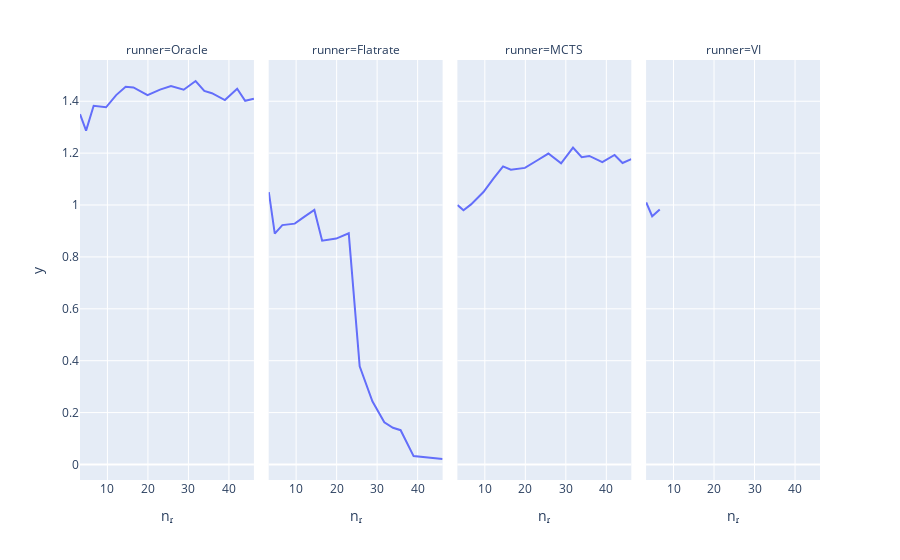

The notebook cell saved with this chart:
### Code cell
px.line(df_requests, x="nᵣ", y=df_requests["u"]/df_requests["n_r"] ,facet_col="runner")

### Figure 1 — Plotly figure (JSON) as saved in the notebook; plotly's stock layout.template omitted (floating-point values rounded to 4 significant figures)
{"data": [{"hovertemplate": "runner=Oracle<br>nᵣ=%{x}<br>y=%{y}<extra></extra>", "legendgroup": "", "line": {"color": "#636efa", "dash": "solid"}, "marker": {"symbol": "circle"}, "mode": "lines", "name": "", "orientation": "v", "showlegend": false, "x": [3.23, 4.73, 6.6, 9.66, 12.16, 14.5, 16.42, 19.9, 22.99, 25.69, 28.83, 31.77, 33.91, 35.8, 39.0, 42.03, 44.0, 46.16], "xaxis": "x", "y": [1.35, 1.287, 1.383, 1.377, 1.424, 1.456, 1.453, 1.424, 1.445, 1.459, 1.444, 1.478, 1.44, 1.431, 1.404, 1.448, 1.402, 1.41], "yaxis": "y", "type": "scatter"}, {"hovertemplate": "runner=Flatrate<br>nᵣ=%{x}<br>y=%{y}<extra></extra>", "legendgroup": "", "line": {"color": "#636efa", "dash": "solid"}, "marker": {"symbol": "circle"}, "mode": "lines", "name": "", "orientation": "v", "showlegend": false, "x": [3.26, 4.73, 6.6, 9.66, 12.16, 14.5, 16.42, 19.9, 22.99, 25.69, 28.83, 31.77, 33.91, 35.8, 39.0, 42.03, 44.0, 46.16], "xaxis": "x2", "y": [1.05, 0.89, 0.9225, 0.9283, 0.9563, 0.981, 0.8625, 0.8706, 0.891, 0.3783, 0.2437, 0.1625, 0.1412, 0.1321, 0.03217, 0.02639, 0.02333, 0.02104], "yaxis": "y2", "type": "scatter"}, {"hovertemplate": "runner=MCTS<br>nᵣ=%{x}<br>y=%{y}<extra></extra>", "legendgroup": "", "line": {"color": "#636efa", "dash": "solid"}, "marker": {"symbol": "circle"}, "mode": "lines", "name": "", "orientation": "v", "showlegend": false, "x": [3.26, 4.73, 6.6, 9.66, 12.16, 14.5, 16.42, 19.9, 22.99, 25.69, 28.83, 31.77, 33.91, 35.8, 39.0, 42.03, 44.0, 46.16], "xaxis": "x3", "y": [1.0, 0.98, 1.002, 1.05, 1.103, 1.149, 1.136, 1.143, 1.172, 1.198, 1.161, 1.221, 1.184, 1.189, 1.166, 1.193, 1.162, 1.177], "yaxis": "y3", "type": "scatter"}, {"hovertemplate": "runner=VI<br>nᵣ=%{x}<br>y=%{y}<extra></extra>", "legendgroup": "", "line": {"color": "#636efa", "dash": "solid"}, "marker": {"symbol": "circle"}, "mode": "lines", "name": "", "orientation": "v", "showlegend": false, "x": [3.26, 4.73, 6.6, null, null, null, null, null, null, null, null, null, null, null, null, null, null, null], "xaxis": "x4", "y": [1.01, 0.9567, 0.9825, null, null, null, null, null, null, null, null, null, null, null, null, null, null, null], "yaxis": "y4", "type": "scatter"}], "layout": {"xaxis": {"anchor": "y", "domain": [0.0, 0.235], "title": {"text": "nᵣ"}}, "yaxis": {"anchor": "x", "domain": [0.0, 1.0], "title": {"text": "y"}}, "xaxis2": {"anchor": "y2", "domain": [0.255, 0.49], "matches": "x", "title": {"text": "nᵣ"}}, "yaxis2": {"anchor": "x2", "domain": [0.0, 1.0], "matches": "y", "showticklabels": false}, "xaxis3": {"anchor": "y3", "domain": [0.51, 0.745], "matches": "x", "title": {"text": "nᵣ"}}, "yaxis3": {"anchor": "x3", "domain": [0.0, 1.0], "matches": "y", "showticklabels": false}, "xaxis4": {"anchor": "y4", "domain": [0.765, 1.0], "matches": "x", "title": {"text": "nᵣ"}}, "yaxis4": {"anchor": "x4", "domain": [0.0, 1.0], "matches": "y", "showticklabels": false}, "annotations": [{"font": {}, "showarrow": false, "text": "runner=Oracle", "x": 0.1175, "xanchor": "center", "xref": "paper", "y": 1.0, "yanchor": "bottom", "yref": "paper"}, {"font": {}, "showarrow": false, "text": "runner=Flatrate", "x": 0.3725, "xanchor": "center", "xref": "paper", "y": 1.0, "yanchor": "bottom", "yref": "paper"}, {"font": {}, "showarrow": false, "text": "runner=MCTS", "x": 0.6275, "xanchor": "center", "xref": "paper", "y": 1.0, "yanchor": "bottom", "yref": "paper"}, {"font": {}, "showarrow": false, "text": "runner=VI", "x": 0.8825, "xanchor": "center", "xref": "paper", "y": 1.0, "yanchor": "bottom", "yref": "paper"}], "legend": {"tracegroupgap": 0}, "margin": {"t": 60}}}
